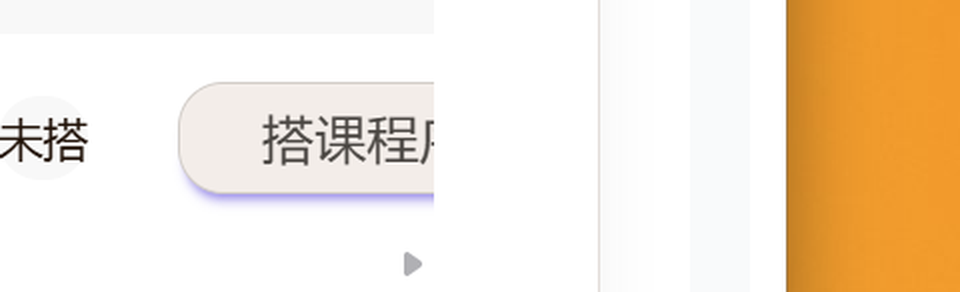
#> input picture _row_actions.png, 960 x 292 px, given in place of 74f5f4c2-ca5e-43d0-830b-d87f92bacf3a.png, which was not available
$ python _zoom_slots.py
#> lines starting #> are read from the running program, lines starting #| are printed output that depends on the picture
# -*- coding: utf-8 -*-
"""裁剪词槽区域并放大"""
from PIL import Image
src = r"C:\Users\张宏飞\AppData\Local\Doubao\User Data\ClipboardTemp\74f5f4c2-ca5e-43d0-830b-d87f92bacf3a.png"
im = Image.open(src)
#> im is the input picture: PIL image 960x292 RGB; mean R, G, B 244.9, 229.3, 210.2
W, H = im.size
#> W = 960; H = 292
print("size:", W, H)
#| size: 960 292
# 词槽 y: 610-675 千分比 -> 像素
y0, y1 = int(610/1000*H), int(675/1000*H)
#> y0 = 178; y1 = 197
# x: 300-700 千分比
x0, x1 = int(300/1000*W), int(700/1000*W)
#> x0 = 288; x1 = 672
crop = im.crop((x0, y0, x1, y1))
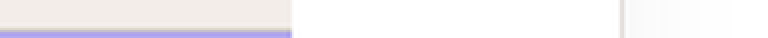
#> crop: PIL image 384x19 RGB (shown 2 times larger); mean R, G, B 244.5, 242, 245
crop = crop.resize((crop.width*3, crop.height*3), Image.LANCZOS)
#> crop: PIL image 1152x57 RGB
out = r"C:\Users\张宏飞\russian-learning-frontend\scripts\_slots_zoom.png"
crop.save(out)
print("saved", out)

$ run again, on _row_right.png
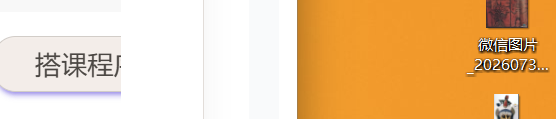
#> input picture _row_right.png, 556 x 119 px, given in place of 74f5f4c2-ca5e-43d0-830b-d87f92bacf3a.png, which was not available
#> im is the input picture: PIL image 556x119 RGB; mean R, G, B 236.9, 199.4, 153.9
#| size: 556 119
#> `crop = crop.resize((crop.width*3, crop.height*3), Image.LANCZOS)`:
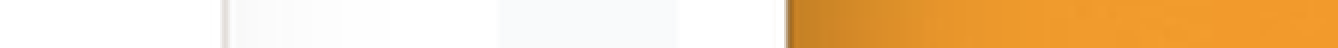
#> crop: PIL image 669x24 RGB (shown 2 times larger); mean R, G, B 244.3, 210.3, 166.6
